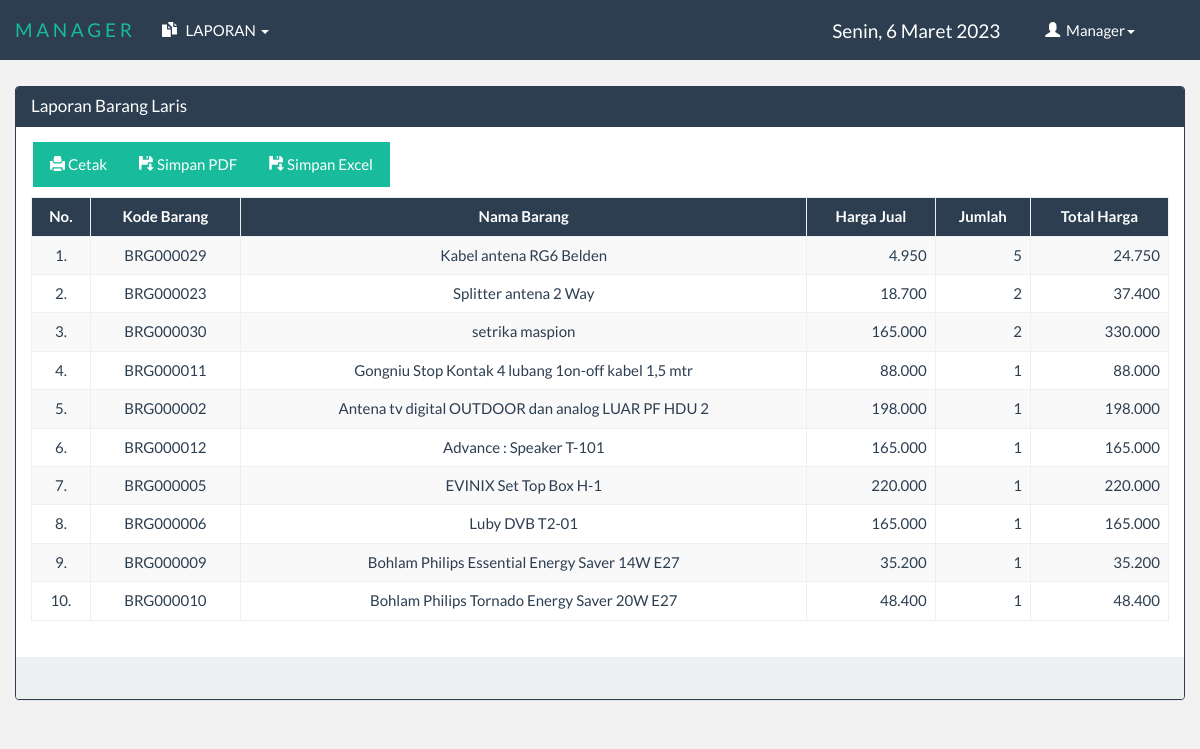
The app's page /manager/index.php?menu=laplaris (signed in) with its own data.
### tables this page shows
CREATE TABLE `tbl_transaksi_detail` (
  `id` int(11) NOT NULL,
  `no_transaksi` varchar(11) NOT NULL,
  `kd_barang` varchar(9) NOT NULL,
  `barang` varchar(50) NOT NULL,
  `harga` int(11) NOT NULL,
  `banyak` int(11) NOT NULL,
  `total` int(11) NOT NULL
);

### library/fungsi.php (called while the page is built, shortened)
<?php
	class oop{
		function tampil($table,$cari,$urut){
			$sql="SELECT * FROM $table $cari $urut";
			$tampil=mysql_query($sql);
			while($data=mysql_fetch_array($tampil))
				$isi[]=$data;
			return @$isi;
		}
	}
?>

### laporan/laporan_laris.php (the view, shortened to what this page needs)
<?php
	@$table = "tbl_transaksi_detail";
?>
<!DOCTYPE html>
<html>
<head>
</head>
<body>
<br><br><br><br>
<div class="container">
	<div class="row">
		<div class="panel panel-primary">
			<div class="panel-heading" style="height:40px;">
				<h3 class="panel-title pull-left">Laporan Barang Laris</h3>
			</div>
			<div class="panel-body">
				<div class="col-md-12" style="margin-bottom:10px;">
					<div class="col-md-4" style="margin-left:-27px;">
						<div class="input-group">
							<div class="input-group-btn">
								<a href="../laporan/cetak_laris.php" target="_blank" class="btn btn-success"><div class="glyphicon glyphicon-print"></div>&nbsp;Cetak</a>
								<a href="../laporan/cetak_pdf.php?menu=lap_laris" target="_blank" class="btn btn-success"><div class="glyphicon glyphicon-floppy-save"></div>&nbsp;Simpan PDF</a>
								<a href="../laporan/cetak_excellaris.php" target="_blank" class="btn btn-success"><div class="glyphicon glyphicon-floppy-save"></div>&nbsp;Simpan Excel</a>
							</div>
						</div>
					</div>
				</div>
				<table class="table table-bordered table-hover table-striped">
					<thead>
						<tr id="pri">
							<th><center>No.</center></th>
			       			<th><center>Kode Barang</center></th>
			       			<th><center>Nama Barang</center></th>
			       			<th><center>Harga Jual</center></th>
			       			<th><center>Jumlah</center></th>
                            <th><center>Total Harga</center></th>
						</tr>
					</thead>
					<tbody>
						<?php
							$sql = $aksi->tampil($table,"group by barang","ORDER BY banyak DESC");
							@$no = 0;
							if ($sql =="") {
								echo "<tr><td align='center' colspan='5'>Data Tidak Ada</td></tr>";
							}else{
								foreach ($sql as $data) {
									$no++;
						?>
							<tr>
								<td align="center"><?php echo @$no; ?>.</td>
			                    <td align="center"><?php echo @$data['kd_barang']; ?></td>
			                    <td align="center"><?php echo @$data['barang']; ?></td>
			                    <td align="right"><?php echo number_format(@$data['harga'],0,'','.'); ?></td>
			                    <td align="right"><?php echo number_format(@$data ['banyak'],0,'','.'); ?></td>
			                    <td align="right"><?php echo number_format(@$data['total'],0,'','.'); ?></td>
							</tr>
						<?php } } ?>
					</tbody>
				</table>
			</div>
			<div class="panel-footer">&nbsp;</div>
		</div>
	</div>
</div>
</body>
</html>

### css/style.css (style rules this page uses)
#pri { background-color: #2c3e50; color: white; }

### manager/index.php (style rules this page uses)
body { background-color: rgba(0, 0, 0, 0.05); }

### records on screen
tbl_transaksi_detail: no "1", kd_barang "BRG000029", barang "Kabel antena RG6 Belden", harga "4.950", banyak "5", total "24.750"
tbl_transaksi_detail: no "2", kd_barang "BRG000023", barang "Splitter antena 2 Way", harga "18.700", banyak "2", total "37.400"
tbl_transaksi_detail: no "3", kd_barang "BRG000030", barang "setrika maspion", harga "165.000", banyak "2", total "330.000"
tbl_transaksi_detail: no "4", kd_barang "BRG000011", barang "Gongniu Stop Kontak 4 lubang 1on-off kabel 1,5 mtr", harga "88.000", banyak "1", total "88.000"
tbl_transaksi_detail: no "5", kd_barang "BRG000002", barang "Antena tv digital OUTDOOR dan analog LUAR PF HDU 2", harga "198.000", banyak "1", total "198.000"
tbl_transaksi_detail: no "6", kd_barang "BRG000012", barang "Advance : Speaker T-101", harga "165.000", banyak "1", total "165.000"
tbl_transaksi_detail: no "7", kd_barang "BRG000005", barang "EVINIX Set Top Box H-1", harga "220.000", banyak "1", total "220.000"
tbl_transaksi_detail: no "8", kd_barang "BRG000006", barang "Luby DVB T2-01", harga "165.000", banyak "1", total "165.000"
tbl_transaksi_detail: no "9", kd_barang "BRG000009", barang "Bohlam Philips Essential Energy Saver 14W E27", harga "35.200", banyak "1", total "35.200"
tbl_transaksi_detail: no "10", kd_barang "BRG000010", barang "Bohlam Philips Tornado Energy Saver 20W E27", harga "48.400", banyak "1", total "48.400"

### other values on screen
$_SESSION['nama'] "Manager"
